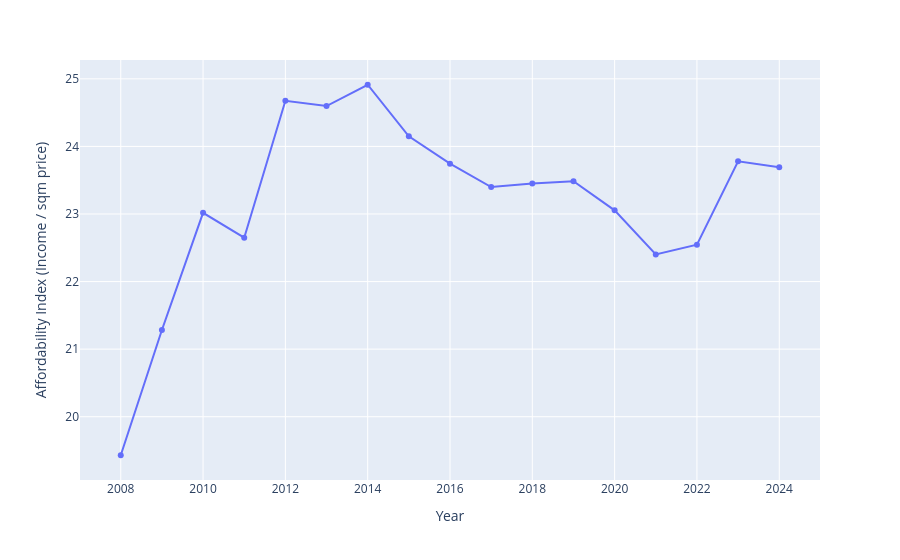

Notebook source saved alongside this figure:
### Markdown cell above
### Fig 1 — National affordability trend

### Code cell
df_nat_reg = df_reg.groupby('year')['affordability'].mean().reset_index()

fig = px.line(
    df_nat_reg, x='year', y='affordability',
    labels={'affordability': 'Affordability Index (Income / sqm price)', 'year': 'Year'},
    markers=True,
)
fig.update_layout(hovermode='x unified')
fig.write_html('Figures/national_affordability_trend.html')
fig.show()

### Figure 1 — Plotly figure (JSON) as saved in the notebook; plotly's stock layout.template omitted (floating-point values rounded to 4 significant figures)
{"data": [{"hovertemplate": "Year=%{x}<br>Affordability Index (Income / sqm price)=%{y}<extra></extra>", "legendgroup": "", "line": {"color": "#636efa", "dash": "solid"}, "marker": {"symbol": "circle"}, "mode": "lines+markers", "name": "", "orientation": "v", "showlegend": false, "type": "scatter", "x": [2008, 2009, 2010, 2011, 2012, 2013, 2014, 2015, 2016, 2017, 2018, 2019, 2020, 2021, 2022, 2023, 2024], "xaxis": "x", "y": [19.43, 21.28, 23.02, 22.65, 24.68, 24.6, 24.91, 24.15, 23.74, 23.4, 23.45, 23.49, 23.05, 22.4, 22.55, 23.78, 23.69], "yaxis": "y"}], "layout": {"hovermode": "x unified", "legend": {"tracegroupgap": 0}, "margin": {"t": 60}, "xaxis": {"anchor": "y", "domain": [0, 1], "title": {"text": "Year"}}, "yaxis": {"anchor": "x", "domain": [0, 1], "title": {"text": "Affordability Index (Income / sqm price)"}}}}
